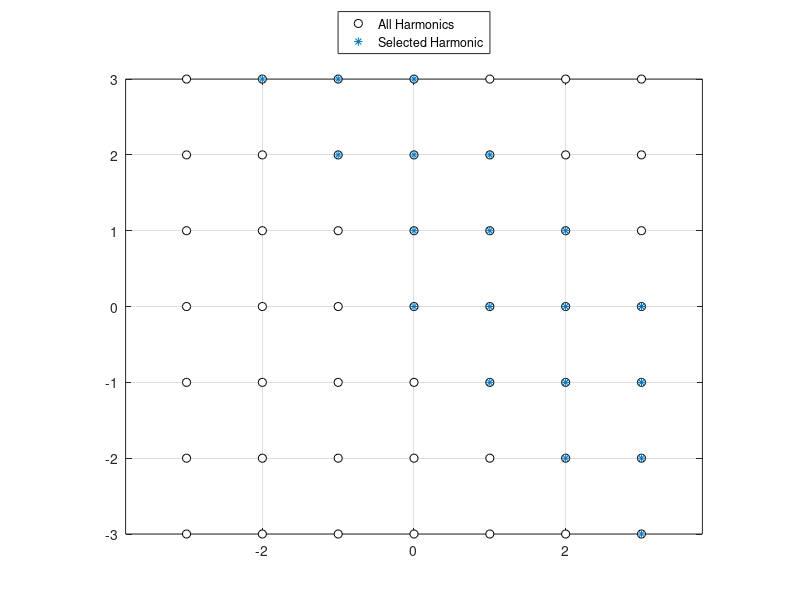

This figure's MATLAB source: (Note: this script raises an error after producing the figure.)
%QPHB for linear second order dynamical system
clc
clear all
addpath('../ROUTINES/')
addpath('../ROUTINES/HARMONIC/')
addpath('../ROUTINES/TRANSIENT/')
addpath('../ROUTINES/QUASIPERIODIC')

%%
m = 1;
c = 0.5;
k = 4;

Nc = 2;  % Number of components
Nhmax = 3;  % Number of harmonics
%% Harmonic Selection
hall = cell(1, Nc);
[hall{:}] = ndgrid(-Nhmax:Nhmax);
hall = cell2mat(cellfun(@(c) c(:), hall, 'UniformOutput', false));
h = hall(abs(sum(hall,2))<=Nhmax & sum(hall,2)>=0,:);

h(sum(h,2)==0 & h(:,1)<=0, :) = [];
h = [zeros(1,Nc); h];

figure(1)
clf()
if Nc==2
    plot(hall(:,1), hall(:,2), 'ko', 'MarkerFaceColor', 'w'); hold on
    plot(h(:,1), h(:,2), '*'); hold on
elseif Nc==3
    plot3(hall(:,1), hall(:,2), hall(:,3), 'ko', 'MarkerFaceColor', 'w'); hold on
    plot3(h(:,1), h(:,2), h(:,3), '*'); hold on
end
grid on
axis equal
legend('All Harmonics', 'Selected Harmonic', 'Location', 'northoutside')

%% Setup Model
GM = MDOFGEN(m, k, c, 1.0);

%% Forcing
% ws = [pi sqrt(2)];
ws = pi.^(1:Nc);
% rng(1);
% hid = randi(length(h)-1,2,1)
% hfrc = h(1+hid, :)

hid = [find(h(:,1)==0 & h(:,2)==1); find(h(:,1)==1 & h(:,2)==0)]-1;
hfrc = h(1+hid, :);

amps = [20; 30];
fext = @(t) cos(t(:).*(hfrc*ws(:))')*amps;

%% Transient simulation
T0 = 0;
T1 = 30;

fsamp = 60;

opts = struct('Display', 'waitbar');
[T, U, Ud, Udd] = GM.HHTAMARCH(T0, T1, 1/fsamp, 0, 0, fext, opts);
% [T, U, Ud, Udd] = GM.HHTAMARCH(T0, T1, 1/fsamp, Ns(1,:)*X, Ns(1,:)*Xd, fext, opts);

%%
% sys = ss([0 1;-k/m -c/m], [0;1/m], [1 0], 0);
% [Y,T] = lsim(sys, fext(T), T);

%% MsHBM
Nhc = sum(all(h==0, 2)+2*any(h~=0, 2));

E = QPHARMONICSTIFFNESS(GM.M, GM.C, GM.K, ws, h);
Fl = zeros(Nhc, 1);
Fl(1+(hid-1)*2+1) = amps;

D1 = QPHARMONICSTIFFNESS(0, 1, 0, ws, h);  % Time derivative matrix

X = E\Fl;
% X(2:3) = HARMONICSTIFFNESS(GM.M, GM.C, GM.K, hfrc*ws(:), 1)\Fl(2:3)
Xd = D1*X;
Xdd = D1^2*X;
Ns = QPTIMEINTERP(T(:).*ws, h);
%%
figure(2)
clf()
plot(T, U, 'o-')
grid on; hold on
% plot(T, Y, '.-');
plot(T, Ns*X, '-', 'LineWidth', 2)

figure(3)
clf()
plot(U, Ud, '.-'); grid on; hold on
plot(Ns*X, Ns*Xd, '-', 'LineWidth', 1)

%% Torus
if Nc==2
    Nt = 64;
    x   = reshape(QPTIMETRANS(X, h, Nt), repmat(Nt, 1, Nc));
    xd  = reshape(QPTIMETRANS(D1*X, h, Nt), repmat(Nt, 1, Nc));
    xdd = reshape(QPTIMETRANS(D1^2*X, h, Nt), repmat(Nt, 1, Nc));
    figure(4)
    clf()
    % plot3(x, xd, xdd, '-', 'LineWidth', 1)
    surf(x, xd, xdd, 'EdgeColor', 'none'); hold on
    plot3(U, Ud, Udd, 'k-')
end